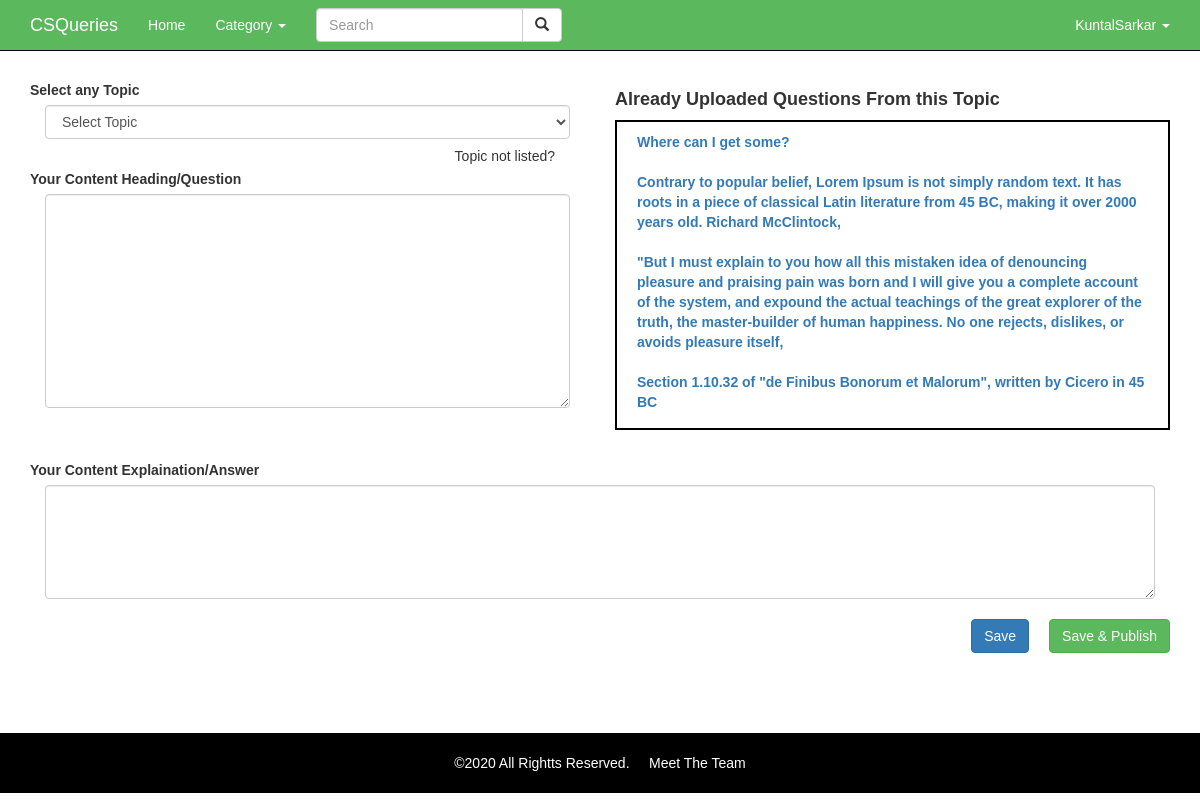
/KuntalSarkar (signed in), run on the app's committed database.
### tables this page shows
CREATE TABLE IF NOT EXISTS `contents` (
  `ContentId` int(10) NOT NULL AUTO_INCREMENT,
  `AuthId` int(10) DEFAULT NULL,
  `Question` varchar(1000) DEFAULT NULL,
  `DashedQuestion` varchar(1000) NOT NULL,
  `Answer` text DEFAULT NULL,
  `CreatedAt` datetime DEFAULT current_timestamp(),
  `UpdatedAt` timestamp NULL DEFAULT current_timestamp(),
  `CategoryId` int(10) DEFAULT NULL,
  `isPublished` tinyint(1) NOT NULL DEFAULT 0,
  PRIMARY KEY (`ContentId`),
  KEY `AuthId` (`AuthId`),
  KEY `CategoryId` (`CategoryId`)
);

### application/controllers/userManagement/Profile.php (called while the page is built, shortened)
<?php
class Profile extends CI_Controller{
	public function index(){
		$data['title']="Upload Content | CSQueries";
		$username=$this->uri->segment(1);
		$this->load->model("userManagement/accessAccount_model");
		$result=$this->accessAccount_model->isUsernameValid($username);
		if(!isset($_SESSION['username']) && !empty($result)){
			print_r("hello no session");
		}else if(!isset($_SESSION['username'])){
			redirect(base_url()."login");
		}else if($this->uri->segment(1)==$_SESSION['username'] && isset($_SESSION['AuthId'])){
			$this->load->model("contentManagement/fetchContent_model");
			$mainData['category']=$this->fetchContent_model->categories();
			$data['category']=$this->fetchContent_model->categories();
			$mainData['questions']=$this->fetchContent_model->questions();
			$this->load->view('templates/Header',$data);
			$this->load->view('userManagementViews/UploadContent',$mainData);
			$this->load->view('templates/Footer');
		}else{
			if(!empty($result)){
				print_r("hello");
			}else{
				show_404();
			}
		}
	}
}
?>

### index.php (called while the page is built, shortened)
<?php
require_once BASEPATH.'core/CodeIgniter.php';

### application/models/contentManagement/fetchContent_model.php (called while the page is built, shortened)
<?php
class fetchContent_model extends CI_Model{
	public function questions(){
		$queryResult = $this->db->query('SELECT * FROM contents,category WHERE contents.CategoryId=category.CategoryId');
		return $queryResult->result_array();
	}
}
?>

### application/views/userManagementViews/UploadContent.php (the view, shortened to what this page needs)
<section style="padding:80px 0px;">
	<div class="container">
		<div class="row">
			<form method="post" action="<?php echo base_url();?>contentManagement/uploadContentController/contentUploadUser">
			<div class="col-lg-6 col-md-6 col-sm-12">
				<label for="psw">Select any Topic</label>
			    <div class="form-group">
			      <div class="col-sm-12">
			        <select class="form-control" id="topic" name="category" required>
				        <option selected="true" value='' disabled="disabled">Select Topic</option>
				      </select>
			      </div>
			      <h5 style="float: right;padding-right: 30px;">Topic not listed?</h5>
			  	</div>
			  	<p>&nbsp;</p>
			  	<label for="psw">Your Content Heading/Question</label>
			    <div class="form-group">
			      <div class="col-sm-12">
			        <textarea class="form-control" rows="10" id="contentHeading" name="contentName" required></textarea>
			      </div>
			  	</div>
			</div>
			<div class="col-lg-6 col-md-6 col-sm-12"><h4 style="font-weight: bold;">Already Uploaded Questions From this Topic</h4>
				<div style="height:310px;overflow: scroll;border: 2px solid black;">
				<?php
				        foreach ($questions as $row) {
							echo '<div style="padding:10px 20px;"><b><a href="'.base_url().'questions/'.$row['CategoryName'].'/'.$row['ContentId'].'/'.$row['DashedQuestion'].'">'.$row['Question'].'</a></b></div>';
						}
					?>
				</div>
			</div>
			<div class="col-lg-12 col-md-12 col-sm-12">
				<p>&nbsp;</p>
			  	<label for="psw">Your Content Explaination/Answer</label>
			    <div class="form-group">
			      <div class="col-sm-12">
			        <textarea class="form-control" rows="5" id="contentAns" name="contentDetails"></textarea>
			      </div>
			  	</div>
			</div>
			<div class="col-lg-12 col-md-12 col-sm-12">
			  	<br>
			  	<button type="submit" name="publish" class="btn btn-success btn-md" id="upload-btn" style="float:right;margin-left:20px;" title="It will  be published and anyone can able to view this.">Save & Publish</button>
			  	<button type="submit"  name="save" class="btn btn-primary btn-md" id="upload-btn" style="float:right;right: 5px;" title="It will not be published until you publish it.">Save</button>
			</div>
		</form>
		</div>
	</div>
</section>

### assets/css/StyleSheet.css (style rules this page uses)
body { font-family: Arial, Helvetica, sans-serif; }

### data on the page
contents: Question "Where can I get some?"
contents: Question "Contrary to popular belief, Lorem Ipsum is not simply random text. It has roots in a piece of classical Latin literature from 45 BC, making it over 2000 years old. Richard McClintock,"
contents: Question "\"But I must explain to you how all this mistaken idea of denouncing pleasure and praising pain was born and I will give you a complete account of the system, and expound the actual teachings of the great explorer of the truth, the master-builder of human happiness. No one rejects, dislikes, or avoids pleasure itself,"
contents: Question "Section 1.10.32 of \"de Finibus Bonorum et Malorum\", written by Cicero in 45 BC"

### other printed values
$_SESSION['username'] "KuntalSarkar"
